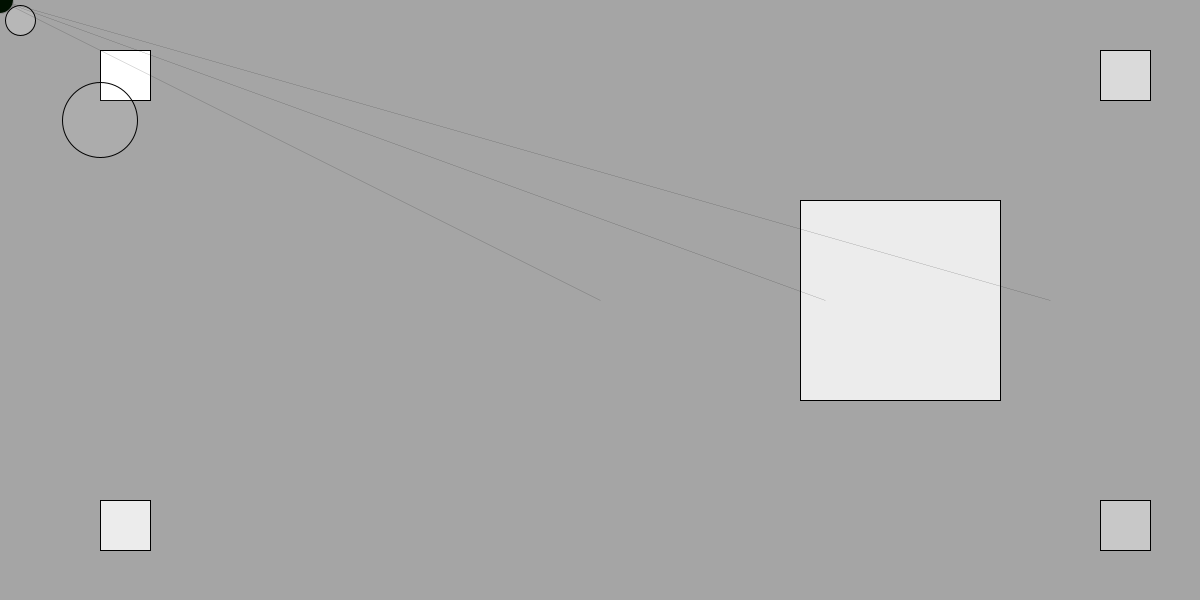
Frame 1 (no input)
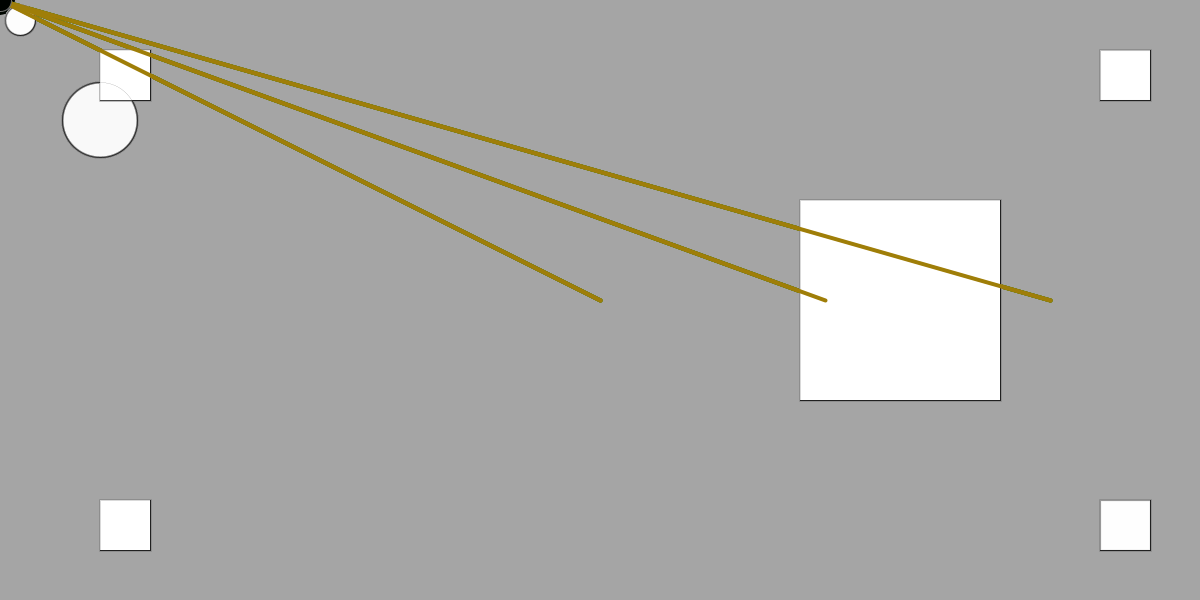
Frame 60 (the mouse pressed at the canvas centre just before this capture)
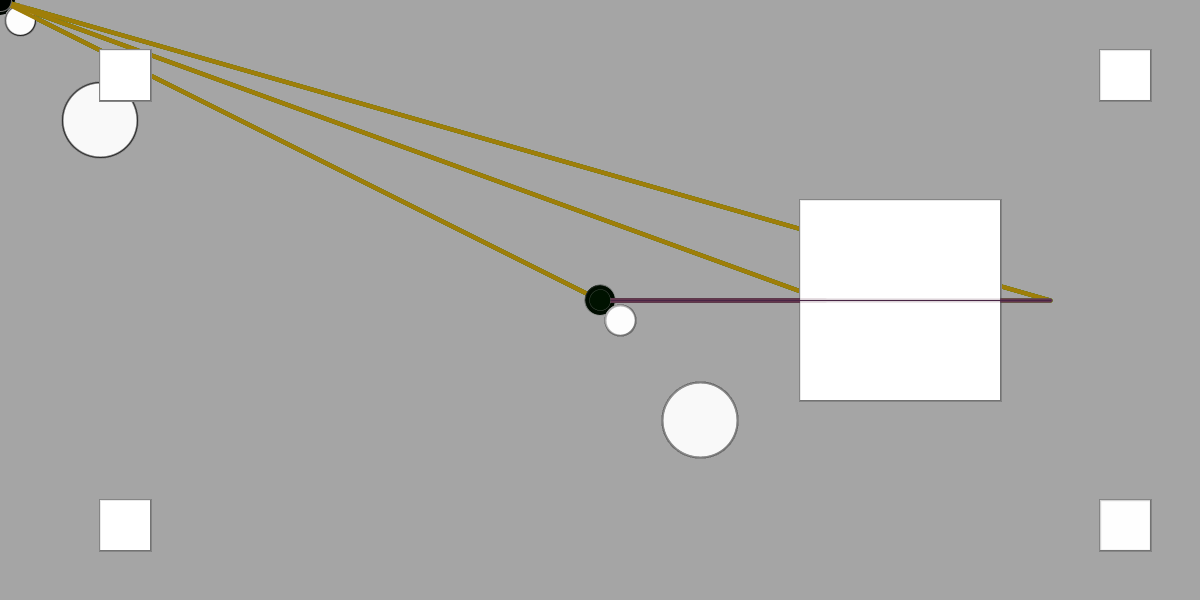
Frame 120 (the mouse held since frame 60 and released just before this capture)

The Processing sketch that drew these frames (run headless with seeded random() and noise(); from frame 60 on, the mouse is pressed at the canvas centre):

// Processing sketch: processing_72058
// ── processing_72058.pde

//Madhura V Kharche
//Introduction to Digital Media Fall 2012
//Section B
//09/13/2012

float randomRadius = 5; //global variable - float -
int growingRadius = 25; //global variable int 

float randomDiameter = 3; //global variable - float -
int growingDiameter = 25; //global variable int 
int randomGreen = 0; //Global variable - colour- 
int randomBlue = 0; //Global variable - colour- 
boolean boolGrowing = false; //
//int randomLength = 20;
int growingLength = 1200;

//int randomDivision = 500;
//int growingDivision = 900;
float randomInt = 0.1;
float randomGrey = 0;
int randomRed = 0;
//int randomPoint = 750;

void setup ()
{
  size (1200, 600); //screen size
  background (165); //white background
}

void draw() 
{
  fill(255,255);
  rect (100, 50, 50, 50);
  
  
  fill(255,200);
  rect (100, 500,50,50);
  
  fill(255,150);
  rect (1100, 50, 50, 50);
  
  fill(255,100);
  rect (1100, 500, 50, 50);
   
  fill(255,200);
  rect (800, 200, 200, 200);
  
  fill(255,50);
  ellipse (mouseX+20, mouseY+20, 30, 30);
  
 fill(255,19);
  ellipse (mouseX+100, mouseY+120, 75, 75);
  
  
 stroke (randomRed, randomGreen, randomBlue); //make a random green colour
  randomGreen = int(random(25)); //convert a random float to an int
  randomBlue = int(random(125)); //convert a random float to an int
  randomRed = int(random(155));
  
  strokeWeight (randomInt);
  randomInt = int(random(5));

 for (int i = 600; i < 1200; i = i + 225) {
    //randomPoint = int(random(1200));
    line(i, 300, mouseX, mouseY);
    //strokeWeight (1);
    // for (int i = 300; i < 1100; i = i+7) {
    //stroke (175, 0, 20);
    //  line(i, 775, 0, 0);

 
    if (boolGrowing == true) { 
      if (growingLength < 1200) {
        growingLength++;
      }
      else {
        growingLength = 600;
      }
    }



    //randomLength = int (random (20)); //random number generator
    //for (int i = 150; i < 1200; i = i+ randomDivision) {
    //    stroke (150, 0, 20);
    //  line(i, randomLength, mouseX, mouseY);



    //randomLength = random (600); //random number geenrator
    //for (int i = randomLength; i < 1200; i = i + randomDivision) {
    //  stroke (150, 0, 20);
    //line(i, randomLength, mouseX, mouseY);
  }

 

  if (boolGrowing == false) { 
    if (boolGrowing = true) {
    }
    else {
      boolGrowing = false;
    }
  }
  
  stroke (randomGrey);
  randomGrey = int(random(255));
  strokeWeight (int(random(2.5)));
  
if (boolGrowing ==true) { //is boolGrowing equal to TRUE? ; if not, ignore...
if (growingDiameter < 30) {
growingDiameter++;
}
else {
growingDiameter = 0;
}
}
  smooth (); //anti-aliasing
  fill (randomRed, 0 , 50);
  randomRed = int(random(255));
  ellipse (mouseX, mouseY, randomRadius, randomRadius); //ellipse drawn under our mouse
 
  fill (0, randomGreen, 0);
  randomGreen = int(random(255));
  ellipse (mouseX, mouseY, growingDiameter, growingDiameter);

}



void mouseClicked() 
{
if (boolGrowing == false) {
 boolGrowing = true;
}
else {
 boolGrowing = false;
}
}




//void mouseClicked() 
//{
//if (boolGrowing == false) {
// boolGrowing = true;
//}
//else {
//  boolGrowing = false;
//}
//}




//fill(255,25);
//rect (0,0,width,height);

// if (x < 100) {
//   x++; // x = x + 1
// }
// else {
//  x = 0;
// }


//smooth (); //anti-aliasing
//fill (randomRed, 0, 0); //make a random red colour
// randomRed = int(random(255)); //convert a random float to an int

//if (boolGrowing ==true) { //is boolGrowing equal to TRUE? ; if not, ignore...
//if (growingDiameter < 100) {
//growingDiameter++;
//}
//else {
//growingDiameter = 0;
//}
//}
// randomDiameter = random (50); //random number geenrator
// ellipse (mouseX, mouseY, randomDiameter, randomDiameter); //ellipse drawn under our mouse
//ellipse (mouseX, mouseY, growingDiameter, growingDiameter);
//}

//void mouseClicked() 
//{
//if (boolGrowing == false) {
// boolGrowing = true;
//}
//else {
//  boolGrowing = false;
//}
//}


void keyPressed () {
if (key == 's') {
save ("MadhuraKharche.pde");
}
}
